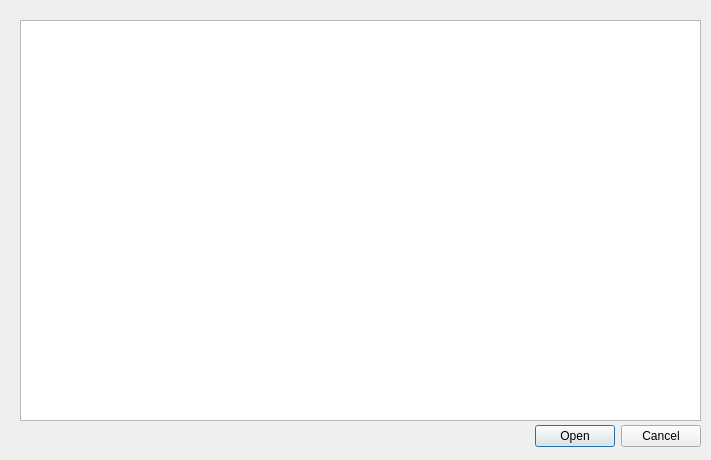
<?xml version="1.0" encoding="UTF-8"?>
<ui version="4.0">
 <class>Dialog</class>
 <widget class="QDialog" name="Dialog">
  <property name="geometry">
   <rect>
    <x>0</x>
    <y>0</y>
    <width>711</width>
    <height>460</height>
   </rect>
  </property>
  <property name="windowTitle">
   <string>Dialog</string>
  </property>
  <widget class="QDialogButtonBox" name="buttonBox">
   <property name="geometry">
    <rect>
     <x>360</x>
     <y>420</y>
     <width>341</width>
     <height>32</height>
    </rect>
   </property>
   <property name="orientation">
    <enum>Qt::Horizontal</enum>
   </property>
   <property name="standardButtons">
    <set>QDialogButtonBox::Cancel|QDialogButtonBox::Open</set>
   </property>
  </widget>
  <widget class="QListView" name="listView">
   <property name="geometry">
    <rect>
     <x>20</x>
     <y>20</y>
     <width>681</width>
     <height>401</height>
    </rect>
   </property>
  </widget>
 </widget>
 <resources/>
 <connections>
  <connection>
   <sender>buttonBox</sender>
   <signal>accepted()</signal>
   <receiver>Dialog</receiver>
   <slot>accept()</slot>
   <hints>
    <hint type="sourcelabel">
     <x>248</x>
     <y>254</y>
    </hint>
    <hint type="destinationlabel">
     <x>157</x>
     <y>274</y>
    </hint>
   </hints>
  </connection>
  <connection>
   <sender>buttonBox</sender>
   <signal>rejected()</signal>
   <receiver>Dialog</receiver>
   <slot>reject()</slot>
   <hints>
    <hint type="sourcelabel">
     <x>316</x>
     <y>260</y>
    </hint>
    <hint type="destinationlabel">
     <x>286</x>
     <y>274</y>
    </hint>
   </hints>
  </connection>
 </connections>
</ui>
